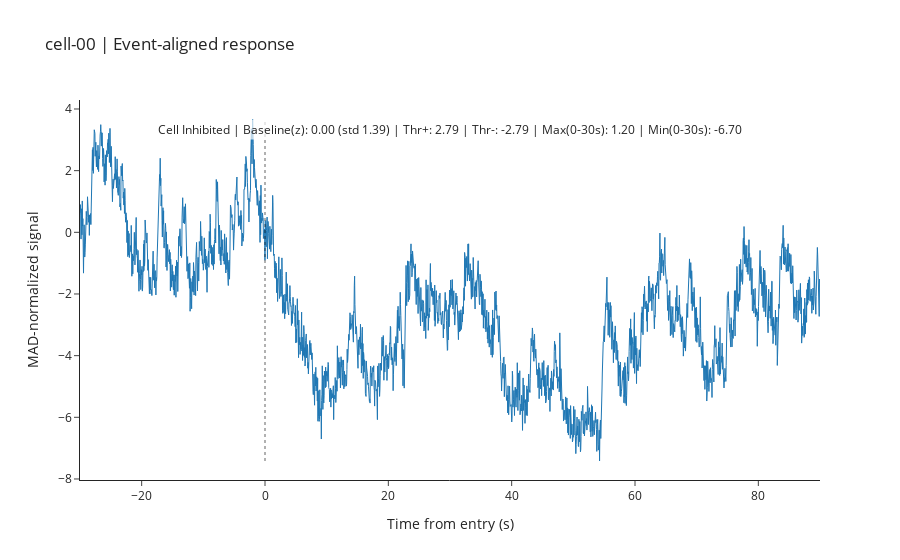
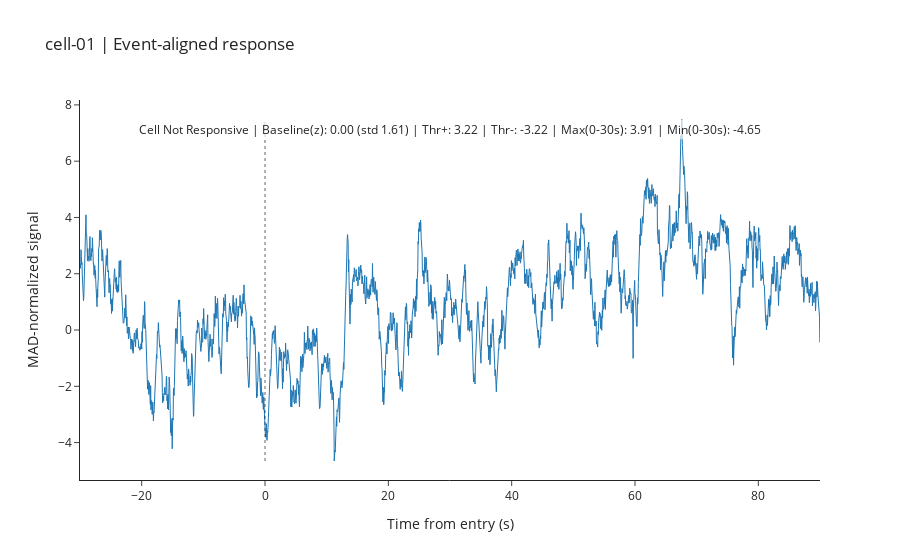
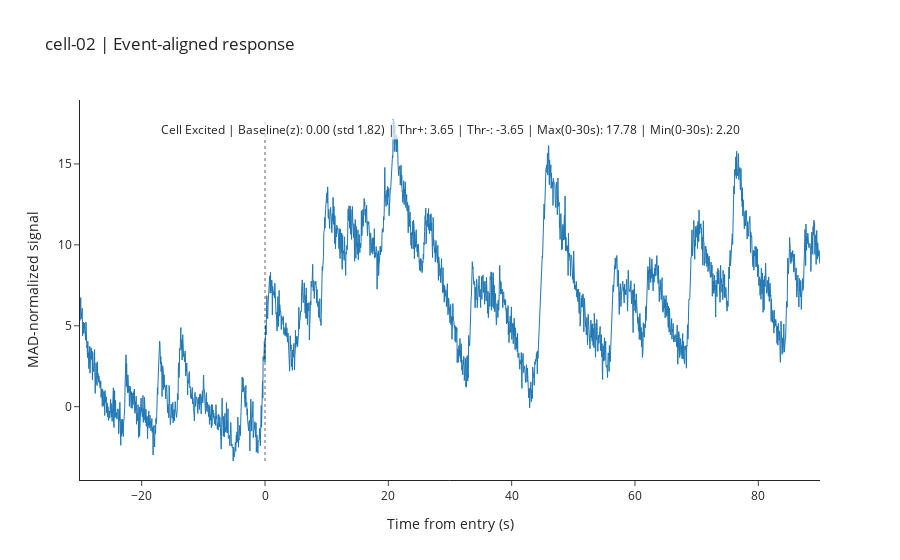
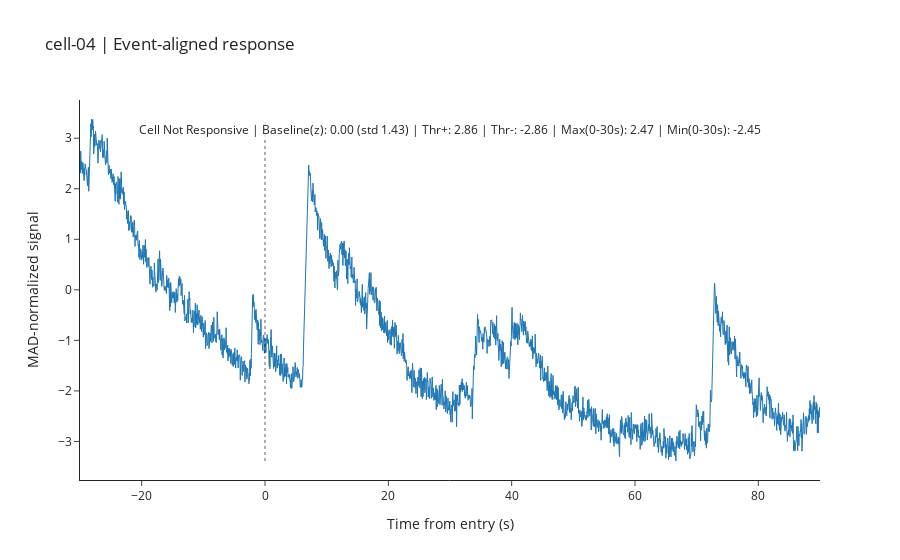

These figures' notebook cell, in order:
### Code cell
import pandas as pd
import numpy as np
import plotly.graph_objects as go
import os

# ============================================================
# USER PARAMETERS
# ============================================================

filename = "C:/Users/Labo/Desktop/199-trial2-control-cell-traces.csv"
output_dir = "C:/Users/Labo/Desktop/"

event_time = 337.387            # Entry time (s)
baseline_window = (-30, 0)      # Baseline window (s)
analysis_window = (-30, 90)     # Full window for plotting (s)
peak_window = (0, 30)           # Post-event response window (s)

min_duration_sec = 0.5          # Minimum response duration (s)

MIN_MAD = 1e-9                  # Floor to guard zero/near-zero MAD

# ============================================================
# LOAD DATA
# ============================================================

data = pd.read_csv(filename)

time = data.iloc[:, 0]
cell_columns = [c for c in data.columns if c.startswith("cell-")]
F = data[cell_columns]

# ============================================================
# TIME ALIGNMENT
# ============================================================

time_aligned = time - event_time

analysis_mask = (
    (time_aligned >= analysis_window[0]) &
    (time_aligned <= analysis_window[1])
)

if not analysis_mask.any():
    raise ValueError("No samples in analysis window; adjust analysis_window or event_time.")

time_win = time_aligned[analysis_mask]
F_win = F.loc[analysis_mask]

dt = np.median(np.diff(time_win))
if not np.isfinite(dt) or dt <= 0:
    raise ValueError("Invalid sampling interval detected; check the time vector.")

min_frames = max(1, int(np.ceil(min_duration_sec / dt)))

# ============================================================
# MASKS
# ============================================================

baseline_mask = (
    (time_win >= baseline_window[0]) &
    (time_win < baseline_window[1])
)

peak_mask = (
    (time_win >= peak_window[0]) &
    (time_win <= peak_window[1])
)

if not baseline_mask.any():
    raise ValueError("Baseline window has no samples; adjust baseline_window.")

# ============================================================
# HELPER FUNCTIONS
# ============================================================

def mad_normalize(signal, baseline_mask, min_mad=MIN_MAD):
    baseline = signal[baseline_mask]
    baseline = baseline[np.isfinite(baseline)]
    if baseline.size == 0:
        raise ValueError("Baseline window is empty or contains only non-finite values.")

    med = np.median(baseline)
    mad = np.median(np.abs(baseline - med))

    if mad <= min_mad:
        fallback_std = np.std(baseline, ddof=1)
        if np.isfinite(fallback_std) and fallback_std > min_mad:
            mad = fallback_std
        else:
            mad = min_mad

    return (signal - med) / mad, med, mad


def sustained_response(mask, min_len):
    count = 0
    for v in mask:
        count = count + 1 if v else 0
        if count >= min_len:
            return True
    return False


def classify_and_stats(Z, baseline_mask, peak_mask):
    baseline_Z = Z[baseline_mask]
    peak_Z = Z[peak_mask]

    baseline_Z = baseline_Z[np.isfinite(baseline_Z)]
    peak_Z = peak_Z[np.isfinite(peak_Z)]

    if baseline_Z.size == 0 or peak_Z.size == 0:
        return "Insufficient data", {
            "Baseline median (z)": np.nan,
            "Baseline std (z)": np.nan,
            "Upper threshold (med+2*std)": np.nan,
            "Lower threshold (med-2*std)": np.nan,
            "Max peak (0-30s)": np.nan,
            "Min peak (0-30s)": np.nan,
            "Baseline median (raw)": np.nan,
            "Baseline MAD (raw)": np.nan,
        }

    base_med = np.median(baseline_Z)
    base_std = np.std(baseline_Z, ddof=1)
    if not np.isfinite(base_std) or base_std <= 0:
        base_std = MIN_MAD  # keep thresholds finite

    upper_thr = base_med + 2 * base_std
    lower_thr = base_med - 2 * base_std

    excited_mask = peak_Z > upper_thr
    inhibited_mask = peak_Z < lower_thr

    excited = sustained_response(excited_mask, min_frames)
    inhibited = sustained_response(inhibited_mask, min_frames)

    max_peak = np.max(peak_Z) if peak_Z.size else np.nan
    min_peak = np.min(peak_Z) if peak_Z.size else np.nan

    if excited and inhibited:
        response = "Ambiguous (excited and inhibited)"
    elif excited:
        response = "Cell Excited"
    elif inhibited:
        response = "Cell Inhibited"
    else:
        response = "Cell Not Responsive"

    stats = {
        "Baseline median (z)": base_med,
        "Baseline std (z)": base_std,
        "Upper threshold (med+2*std)": upper_thr,
        "Lower threshold (med-2*std)": lower_thr,
        "Max peak (0-30s)": max_peak,
        "Min peak (0-30s)": min_peak,
    }

    return response, stats


def plot_cell(time, Z, cell_name, response, stats):
    fig = go.Figure()

    fig.add_trace(go.Scatter(
        x=time,
        y=Z,
        mode="lines",
        line=dict(width=1),
        name="MAD-normalized signal"
    ))

    fig.add_shape(
        type="line",
        x0=0, x1=0,
        y0=np.nanmin(Z), y1=np.nanmax(Z),
        line=dict(color="black", dash="dot", width=2)
    )

    annotation_text = (
        f"{response} | "
        f"Baseline(z): {stats['Baseline median (z)']:.2f} (std {stats['Baseline std (z)']:.2f}) | "
        f"Thr+: {stats['Upper threshold (med+2*std)']:.2f} | "
        f"Thr-: {stats['Lower threshold (med-2*std)']:.2f} | "
        f"Max(0-30s): {stats['Max peak (0-30s)']:.2f} | "
        f"Min(0-30s): {stats['Min peak (0-30s)']:.2f}"
    )

    x_mid = 0.5 * (analysis_window[0] + analysis_window[1])
    y_top = np.nanmax(Z)

    fig.add_annotation(
        x=x_mid,
        y=y_top,
        text=annotation_text,
        showarrow=False,
        align="center",
        font=dict(size=12),
        bgcolor="rgba(255,255,255,0.7)",
        xanchor="center",
        yanchor="top"
    )

    fig.update_layout(
        title=f"{cell_name} | Event-aligned response",
        xaxis_title="Time from entry (s)",
        yaxis_title="MAD-normalized signal",
        template="simple_white"
    )

    fig.update_xaxes(range=list(analysis_window))

    fig.show()

# ============================================================
# MAIN LOOP
# ============================================================

Z_dict = {}
response_dict = {}

for cell in cell_columns:
    signal = F_win[cell].values

    try:
        Z, baseline_med_raw, baseline_mad_raw = mad_normalize(signal, baseline_mask)
    except ValueError as err:
        response = f"Skipped: {err}"
        stats = {
            "Baseline median (z)": np.nan,
            "Baseline std (z)": np.nan,
            "Upper threshold (med+2*std)": np.nan,
            "Lower threshold (med-2*std)": np.nan,
            "Max peak (0-30s)": np.nan,
            "Min peak (0-30s)": np.nan,
            "Baseline median (raw)": np.nan,
            "Baseline MAD (raw)": np.nan,
        }
        Z = np.full_like(time_win, np.nan, dtype=float)
    else:
        response, stats = classify_and_stats(Z, baseline_mask, peak_mask)
        stats["Baseline median (raw)"] = baseline_med_raw
        stats["Baseline MAD (raw)"] = baseline_mad_raw

    Z_dict[cell] = Z
    response_dict[cell] = response

    plot_cell(time_win, Z, cell, response, stats)

# ============================================================
# SAVE OUTPUTS
# ============================================================

zscore_df = pd.DataFrame(Z_dict)
zscore_df.insert(0, "time", time_win.values)

zscore_file = os.path.join(
    output_dir,
    "199-trial2-control-nonparametric-zscore.csv"
)
zscore_df.to_csv(zscore_file, index=False)

response_file = os.path.join(
    output_dir,
    "199-trial2-control-nonparametric-response_classification.csv"
)

pd.DataFrame.from_dict(
    response_dict, orient="index", columns=["Response"]
).to_csv(response_file)

print("Analysis complete.")
print(f"Z-score data saved to: {zscore_file}")
print(f"Response classification saved to: {response_file}")

### Figure 1 — Plotly figure (JSON) as saved in the notebook; plotly's stock layout.template omitted (floating-point values rounded to 4 significant figures; data arrays with more than 128 entries replaced by an {"elided": "..."} marker saying what was removed)
{"data": [{"line": {"width": 1}, "mode": "lines", "name": "MAD-normalized signal", "type": "scatter", "x": {"elided": "2402 float values"}, "y": {"elided": "2402 float values"}}], "layout": {"annotations": [{"align": "center", "bgcolor": "rgba(255,255,255,0.7)", "font": {"size": 12}, "showarrow": false, "text": "Cell Inhibited | Baseline(z): 0.00 (std 1.39) | Thr+: 2.79 | Thr-: -2.79 | Max(0-30s): 1.20 | Min(0-30s): -6.70", "x": 30, "xanchor": "center", "y": 3.675, "yanchor": "top"}], "shapes": [{"line": {"color": "black", "dash": "dot", "width": 2}, "type": "line", "x0": 0, "x1": 0, "y0": -7.417, "y1": 3.675}], "title": {"text": "cell-00 | Event-aligned response"}, "xaxis": {"range": [-30, 90], "title": {"text": "Time from entry (s)"}}, "yaxis": {"title": {"text": "MAD-normalized signal"}}}}

### Figure 2 — Plotly figure (JSON) as saved in the notebook; plotly's stock layout.template omitted (floating-point values rounded to 4 significant figures; data arrays with more than 128 entries replaced by an {"elided": "..."} marker saying what was removed)
{"data": [{"line": {"width": 1}, "mode": "lines", "name": "MAD-normalized signal", "type": "scatter", "x": {"elided": "2402 float values"}, "y": {"elided": "2402 float values"}}], "layout": {"annotations": [{"align": "center", "bgcolor": "rgba(255,255,255,0.7)", "font": {"size": 12}, "showarrow": false, "text": "Cell Not Responsive | Baseline(z): 0.00 (std 1.61) | Thr+: 3.22 | Thr-: -3.22 | Max(0-30s): 3.91 | Min(0-30s): -4.65", "x": 30, "xanchor": "center", "y": 7.499, "yanchor": "top"}], "shapes": [{"line": {"color": "black", "dash": "dot", "width": 2}, "type": "line", "x0": 0, "x1": 0, "y0": -4.654, "y1": 7.499}], "title": {"text": "cell-01 | Event-aligned response"}, "xaxis": {"range": [-30, 90], "title": {"text": "Time from entry (s)"}}, "yaxis": {"title": {"text": "MAD-normalized signal"}}}}

### Figure 3 — Plotly figure (JSON) as saved in the notebook; plotly's stock layout.template omitted (floating-point values rounded to 4 significant figures; data arrays with more than 128 entries replaced by an {"elided": "..."} marker saying what was removed)
{"data": [{"line": {"width": 1}, "mode": "lines", "name": "MAD-normalized signal", "type": "scatter", "x": {"elided": "2402 float values"}, "y": {"elided": "2402 float values"}}], "layout": {"annotations": [{"align": "center", "bgcolor": "rgba(255,255,255,0.7)", "font": {"size": 12}, "showarrow": false, "text": "Cell Excited | Baseline(z): 0.00 (std 1.82) | Thr+: 3.65 | Thr-: -3.65 | Max(0-30s): 17.78 | Min(0-30s): 2.20", "x": 30, "xanchor": "center", "y": 17.78, "yanchor": "top"}], "shapes": [{"line": {"color": "black", "dash": "dot", "width": 2}, "type": "line", "x0": 0, "x1": 0, "y0": -3.356, "y1": 17.78}], "title": {"text": "cell-02 | Event-aligned response"}, "xaxis": {"range": [-30, 90], "title": {"text": "Time from entry (s)"}}, "yaxis": {"title": {"text": "MAD-normalized signal"}}}}

### Figure 4 — Plotly figure (JSON) as saved in the notebook; plotly's stock layout.template omitted (floating-point values rounded to 4 significant figures; data arrays with more than 128 entries replaced by an {"elided": "..."} marker saying what was removed)
{"data": [{"line": {"width": 1}, "mode": "lines", "name": "MAD-normalized signal", "type": "scatter", "x": {"elided": "2402 float values"}, "y": {"elided": "2402 float values"}}], "layout": {"annotations": [{"align": "center", "bgcolor": "rgba(255,255,255,0.7)", "font": {"size": 12}, "showarrow": false, "text": "Cell Not Responsive | Baseline(z): 0.00 (std 1.43) | Thr+: 2.86 | Thr-: -2.86 | Max(0-30s): 2.47 | Min(0-30s): -2.45", "x": 30, "xanchor": "center", "y": 3.38, "yanchor": "top"}], "shapes": [{"line": {"color": "black", "dash": "dot", "width": 2}, "type": "line", "x0": 0, "x1": 0, "y0": -3.387, "y1": 3.38}], "title": {"text": "cell-04 | Event-aligned response"}, "xaxis": {"range": [-30, 90], "title": {"text": "Time from entry (s)"}}, "yaxis": {"title": {"text": "MAD-normalized signal"}}}}
